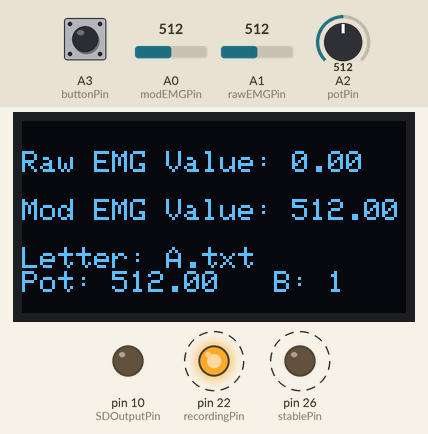
The sketch below on a simulated Arduino Mega 2560, built for the host (arithmetic inside an expression is 32-bit, double 64-bit). Parts: 128×64 one-colour display, output pins drawn as LEDs (lit = HIGH). Dashed ring = blinking. The test bench sets the inputs (shaded band); at power-on: A2 (potPin) = 512, A3 (buttonPin) LOW, A0 (modEMGPin) = 512, A1 (rawEMGPin) = 512. Storage starts empty; random numbers use the default seed unless the sketch sets one; what the sketch prints to the serial monitor is not drawn.

Above: at 3.05 s.
3.4 s: A2 (potPin) set to 543
6.2 s: A2 (potPin) set to 579
At 6.41 s:
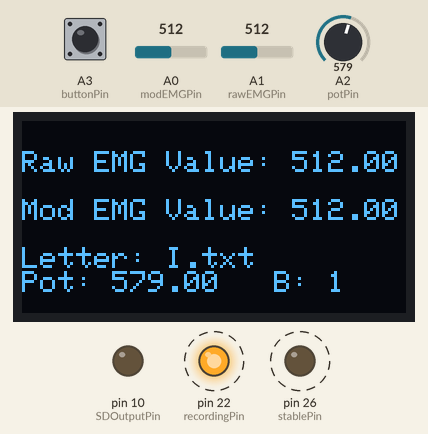
8.4 s: A2 (potPin) set to 716
At 8.66 s:
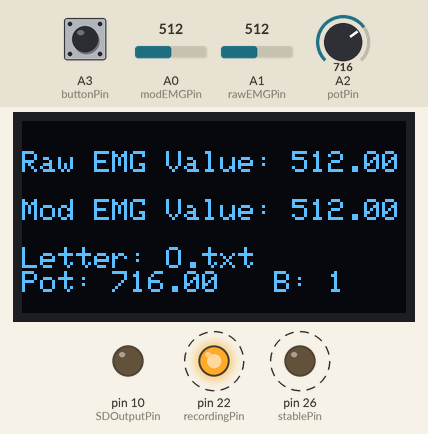
10.7 s: A2 (potPin) set to 900
At 10.91 s:
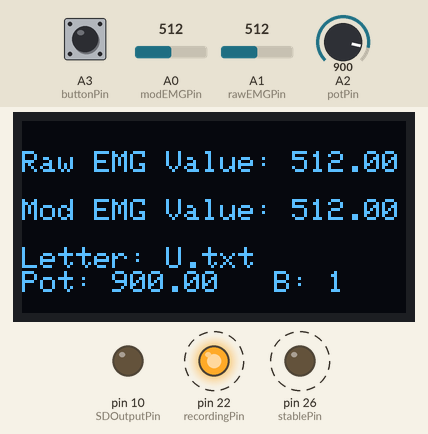
12.9 s: A2 (potPin) set to 306
At 13.16 s:
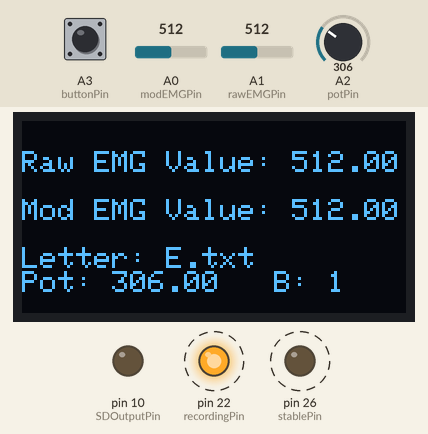
15.2 s: A3 (buttonPin) pulled HIGH for 0.15 s
At 15.3 s:
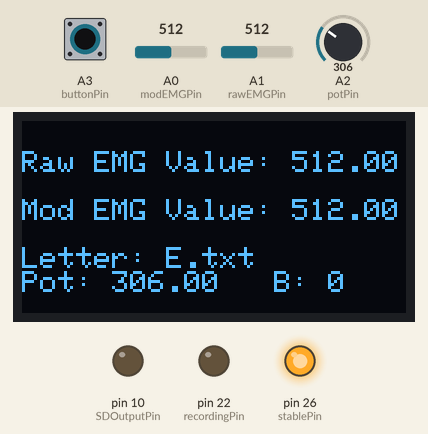
Timing chart, 0 to 16.9 s (numbered marks = the images above; inputs shaded):
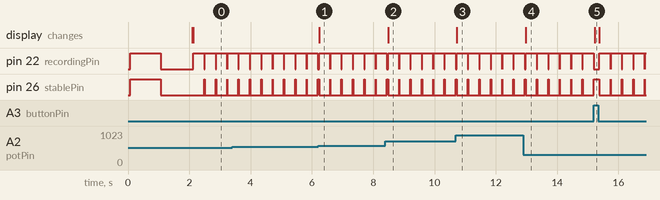

The sketch:

EMG_data_logger.ino
```cpp
#include <SD.h> // Loading SD library
#include <SPI.h> // Loading SPI Communication Library

int chipSelect = 4; //  Variable for Chip Select Pin
int SDOutputPin = 10; // Variable for SD output
File Data; // Variable for working with File object

#include <SPI.h> // Importing SPI Library
#include <Wire.h> // Importing Wire Library
#include <Adafruit_GFX.h> // Importing GFX Library
#include <Adafruit_SSD1306.h> // Importing SSD1306 Library

#define SCREEN_WIDTH 128 // OLED display width, in pixels
#define SCREEN_HEIGHT 64 // OLED display height, in pixels

// Declaration for an SSD1306 display connected to I2C (SDA, SCL pins)
#define OLED_RESET     -1 // Reset pin
Adafruit_SSD1306 display(SCREEN_WIDTH, SCREEN_HEIGHT, &Wire, OLED_RESET); // Initializing Display

int potPin = A2; // Variable for Potentiometer Pin
float potVal = 11; // Variable for Potentiometer Value
float oldPotVal = 0; // Variable for last Potentiometer Value

int buttonPin = A3; // Variable for button
boolean buttonState = 0; // Variable for button state

String txt = ".txt"; // String for txt
String Letter = "A.txt"; // Declaring Which Letter is Recorded
String letterList[5] = {"A.txt", "E.txt", "I.txt", "O.txt", "U.txt"}; // List of letters
int index; // Variable for button index

float rawEMG = 0; // Variable for raw EMG output of Muscle Sensor
float modEMG = 0; // Variable for Modified EMG output of Muscle Sensor

int rawEMGPin = A1; // Variable for Analog pin connected to EMG sensor
int modEMGPin = A0; // Variable for Analog pin connected to EMG sensor

int recordingPin = 22; // Digital pin connected to LED to indicate EMG recording
int stablePin = 26; // Digital pin connected to LED to indicate EMG is NOT recording

void setup() {
  SD.begin(chipSelect); // Initialize SD card with Chip Select Pin
  display.begin(SSD1306_SWITCHCAPVCC, 0x3C); // Starting Display
  Serial.begin(115200); // Setting Baud Rate for Serial monitor

  display.clearDisplay(); // Clearing Display
  display.setTextSize(1); // Setting Text Size
  display.setTextColor(WHITE); // Setting Text Color
  display.setCursor(0, 10); // Setting Cursor position
  display.println("EMG Grapher..."); // Printing on Display
  display.display(); // Updating Display

  pinMode(SDOutputPin, OUTPUT); // Setting pin as OUTPUT

  pinMode(potPin, INPUT); // Setting pin as INPUT
  potVal = analogRead(potPin); // Measuring Potentiometer Value
  oldPotVal = potVal; // Setting Old Potentiometer Value

  pinMode(rawEMGPin, INPUT); // Setting pin as INPUT
  pinMode(modEMGPin, INPUT); // Setting pin as INPUT

  pinMode(recordingPin, OUTPUT); // Setting pin as OUTPUT
  pinMode(stablePin, OUTPUT); // Setting pin as OUTPUT

  digitalWrite(recordingPin, HIGH); //Turning On LED
  digitalWrite(stablePin, HIGH); //Turning On LED
  delay(1000); // Wait for 1 second
  digitalWrite(recordingPin, LOW); //Turning Off LED
  digitalWrite(stablePin, LOW); //Turning Off LED
  delay(1000); // Wait for 1 second

  display.clearDisplay(); // Clearing Display
  displayEMG(); // Void Loop for Updating Display
}

void loop() {
  recordEMGSerial(); // Void loop for Serial Monitor output
  Button(); // Void Loop for Measuring Button State
  Potentiometer(); // Void Loop for Measuring Potentiometer
  if (buttonState == 1) { // If button is pressed

    Data = SD.open(Letter, FILE_WRITE); //Open SD card for Writing
    while (!Data) { // Loop Breakout to ensure SD card is open
      digitalWrite(stablePin, LOW); // Turning of stable LED
      digitalWrite(recordingPin, LOW); // Turning on recording LED
      SD.begin(chipSelect); // Initialize SD card with Chip Select Pin
      Data = SD.open(Letter, FILE_WRITE); //Open SD card for Writing
      Serial.println("Error Opening File");
      delay(1000); // Wait
    }

    digitalWrite(stablePin, LOW); // Turning of stable LED
    digitalWrite(recordingPin, HIGH); // Turning on recording LED

    recordEMG(); // Void Loop for Recording EMG Signal

    digitalWrite(stablePin, HIGH); // Turning of stable LED
    digitalWrite(recordingPin, LOW); // Turning on recording LED

    Data.print(";");
    Data.close(); // Closing Data file
    rawEMG = analogRead(rawEMGPin); // Recording EMG value
    modEMG = analogRead(modEMGPin); // Recording EMG value
  }
  else {
    digitalWrite(stablePin, HIGH); // Turning of stable LED
    digitalWrite(recordingPin, LOW); // Turning on recording LED
  }
}

void recordEMG() { // Recording EMG Optimized for speed
  for (int i = 1; i <= 3000; i++) {
    // rawEMG = analogRead(rawEMGPin);
    Data.print(String(analogRead(modEMGPin)) + ","); // print Raw EMG values
    //Data.print(","); // Print comma to seperate values
    //Data.print(analogRead(modEMGPin)); // print Modified EMG values
    //Serial.println(i); ///////////////////////////////////////////////////////////////////////////////////////////////////////////////
  }
}

void recordEMGSerial() { // Recording EMG Optimized for speed
    modEMG = analogRead(modEMGPin);
    Serial.print(modEMG); // print Raw EMG values
    Serial.print(", "); // Print comma to seperate values
    Serial.print(1023); // Set Boudary for Plot
    Serial.print(","); // Print comma to seperate values
    Serial.println(0); // Set Boudary for Plot
    //Data.print(analogRead(modEMGPin)); // print Modified EMG values
    //Serial.println(i); ///////////////////////////////////////////////////////////////////////////////////////////////////////////////
}

void displayEMG() {
  if (random(0, 250) == 50) { // Once every 1000 times
    display.begin(SSD1306_SWITCHCAPVCC, 0x3C); // Starting Display
  }
  display.clearDisplay(); // Clearing Display
  display.setTextSize(1); // Setting Text Size
  display.setTextColor(WHITE); // Setting Text Color
  display.setCursor(0, 10); // Setting Cursor position
  display.print("Raw EMG Value: "); // Printing on Display

  display.println(rawEMG); // Printing on Display
  display.println(""); // Printing on Display
  display.print("Mod EMG Value: "); // Printing on Display
  display.println(modEMG); // Printing on Display

  display.println(""); // Printing on Display
  display.print("Letter: "); // Printing on Display
  display.println(Letter); // Printing on Display
  display.print("Pot: "); // Printing on Display
  display.print(potVal); // Printing on Display
  display.print("   B: "); // Printing on Display
  display.print(buttonState); // Printing on Display
  display.display(); // Updating Display
}

void Potentiometer() {
  potVal = analogRead(potPin); // Reads the "current" state of the Potentiometer
  if (abs(oldPotVal - potVal) >= 50) { // If Potentiometer Value has changed
    oldPotVal = potVal; // Updating Old Potentiometer Value
    index = map(potVal, 0, 1024, 0, 5); // Mapping Values to index value
    Letter = letterList[index]; // Updateing Letter Variable

    displayEMG();
  }
}
void Button() {
  if (buttonState != !(digitalRead(buttonPin))) { // Button has been pressed
    buttonState = !buttonState; // Inverts signal
    displayEMG(); //Update Display
  }
}
```

Measured:
- the behaviour switches between 561 and 562 on A2 (potPin) (found by bisection; images 0 and 1)
- after the input at 6.2 s, the display: changes at once (image 1)
- after the input at 8.4 s, the display: changes after 0.08 s (image 2)
- after the input at 10.7 s, the display: changes at once (image 3)
- after the input at 12.9 s, the display: changes after 0.08 s (image 4)
- after the input at 15.2 s, the display: changes at once (image 5)
- by itself, pin 22 (recordingPin): alternates HIGH for 0.36 s and LOW for 0.01 s
- by itself, pin 26 (stablePin): alternates HIGH for 0.01 s and LOW for 0.36 s
